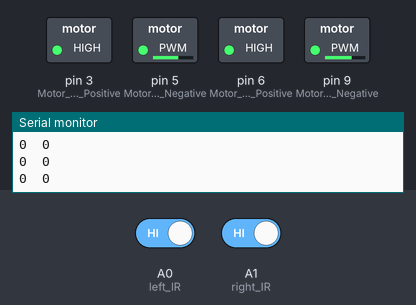
Bench run of a sketch on a simulated Arduino Uno, built with avr-gcc and run on an emulated ATmega328P. Shown: switched loads named in the sketch (green lamp = pin HIGH), the last lines printed to the serial monitor. Inputs (shaded band) come from the test bench; at power-on: A0 (left_IR) HIGH, A1 (right_IR) HIGH.

Above: at 1.2 s.
1.3 s: A0 (left_IR) driven LOW
At 2.5 s:
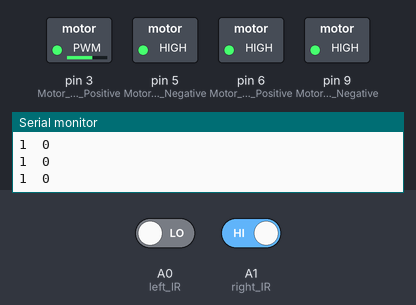
2.8 s: A1 (right_IR) driven LOW
At 4.0 s:
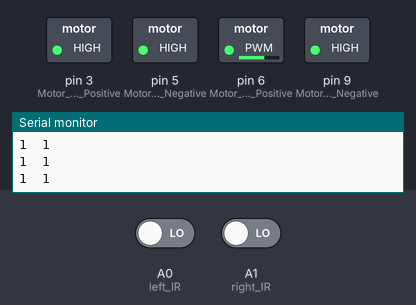
4.3 s: A1 (right_IR) driven HIGH
At 5.0 s:
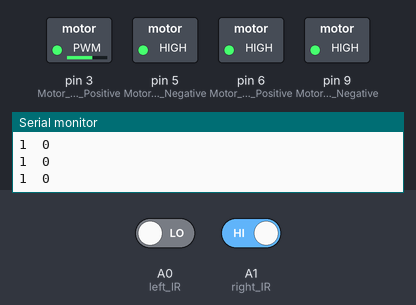
5.8 s: A0 (left_IR) driven HIGH
At 6.3 s:
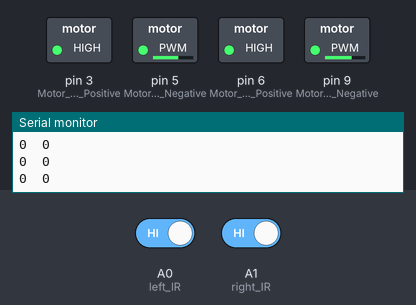
Timing chart, 0 to 8.3 s (numbered marks = the images above; inputs shaded):
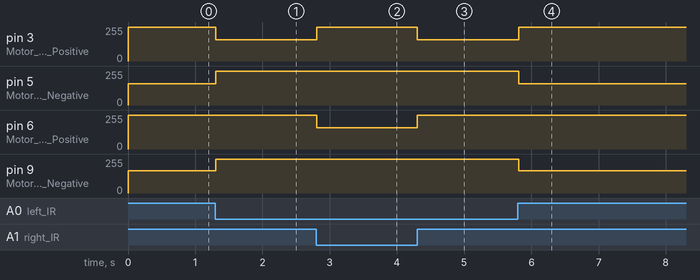

Measured:
- after the input at 1.3 s, pin 3 (Motor_Right_Positive): 255/255 → 160/255 at once; pin 5 (Motor_Right_Negative): 160/255 → 255/255 at once; pin 9 (Motor_Left_Negative): 168/255 → 255/255 at once
- after the input at 2.8 s, pin 3 (Motor_Right_Positive): 160/255 → 255/255 at once; pin 6 (Motor_Left_Positive): 255/255 → 160/255 at once
- after the input at 4.3 s, pin 3 (Motor_Right_Positive): 255/255 → 160/255 at once; pin 6 (Motor_Left_Positive): 160/255 → 255/255 at once
- after the input at 5.8 s, pin 3 (Motor_Right_Positive): 160/255 → 255/255 at once; pin 5 (Motor_Right_Negative): 255/255 → 160/255 at once; pin 9 (Motor_Left_Negative): 255/255 → 168/255 at once

The sketch:

obstacle_avoidence_rc_car.ino
```cpp
// --> MOTOR PINS <--
int Motor_Right_Positive =  3;
int Motor_Right_Negative =  5;
int Motor_Left_Positive  =  6;
int Motor_Left_Negative  =  9;
int left_IR = A0;
int right_IR = A1;
int IRL;
int IRR;


void setup() {

  pinMode(Motor_Right_Positive, OUTPUT);
  pinMode(Motor_Right_Negative, OUTPUT);
  pinMode(Motor_Left_Positive, OUTPUT);
  pinMode(Motor_Left_Negative, OUTPUT);
  pinMode(left_IR, INPUT);
  pinMode(right_IR, INPUT);

  Serial.begin(9600);

}

void loop() {

  IRL = !digitalRead(left_IR);
  IRR = !digitalRead(right_IR);
  Serial.print(IRL);
  Serial.print("\t");
  Serial.print(IRR);
  Serial.println();


  if(IRL == 0 && IRR == 0){ forward();}
  if(IRL == 1 && IRR == 0){ rightback();}
  if(IRL == 0 && IRR == 1){ leftback();}
  if(IRL == 1 && IRR == 1){ leftback();}

}

void forward()
{
  digitalWrite(Motor_Right_Positive,HIGH);
  analogWrite(Motor_Right_Negative, 160);
  digitalWrite(Motor_Left_Positive,HIGH);
  analogWrite(Motor_Left_Negative, 168);
}

void rightback()
{
  digitalWrite(Motor_Right_Negative,HIGH);
  analogWrite(Motor_Right_Positive, 160);
  digitalWrite(Motor_Left_Positive,HIGH);
  analogWrite(Motor_Left_Negative, 255);
 }
void leftback()
{
  analogWrite(Motor_Right_Positive, 255);
  digitalWrite(Motor_Right_Negative, HIGH);
  analogWrite(Motor_Left_Positive,160);
  digitalWrite(Motor_Left_Negative, HIGH);

}
```
